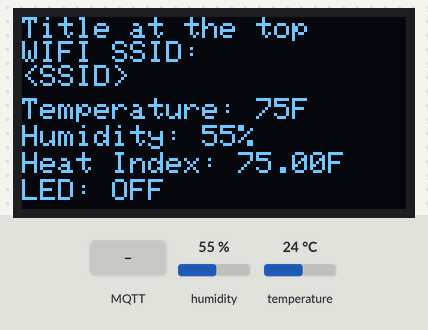
This sketch was run on a simulated ESP8266 (Wemos D1 mini). Parts: 128×64 one-colour display. Inputs (shaded band) come from the test bench; at power-on: humidity 55 %, temperature 24 °C. WiFi joins after 1.5 s; servers stay silent unless stated; no MQTT or app messages arrive unless stated; what the sketch prints to the serial monitor is not drawn.

Above: at 4.3 s.
4.4 s: MQTT message "1" arrives on the first subscribed topic
At 5.7 s:
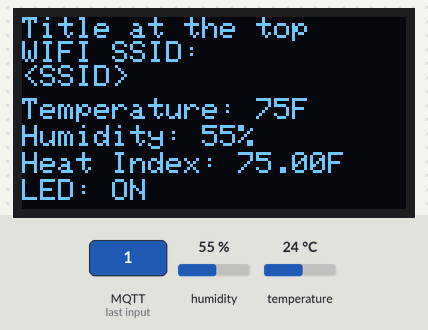
6.8 s: humidity set to 22 %
At 8.5 s:
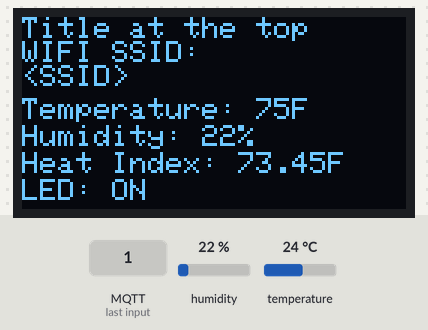
8.8 s: temperature set to 12 °C
At 10.0 s:
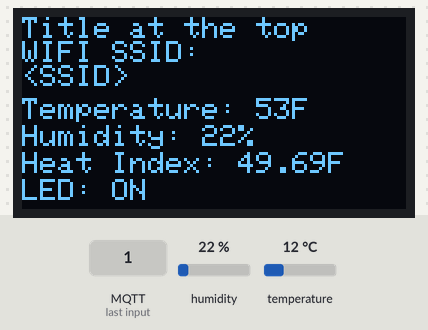
10.8 s: MQTT message "OK" arrives on the first subscribed topic
At 11.6 s:
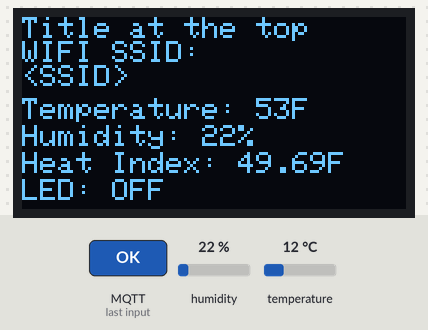
12.8 s: humidity set to 40 %
At 14.4 s:
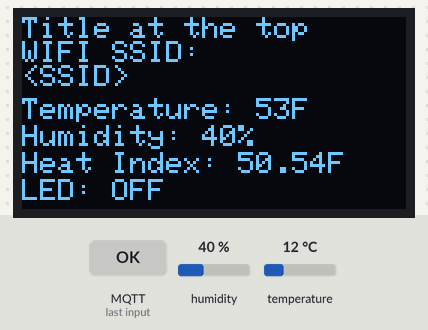
14.8 s: temperature set to 19 °C
At 15.9 s:
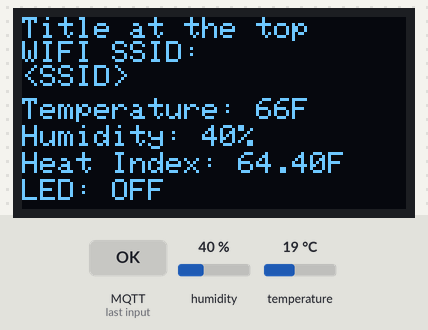
Timing chart, 0 to 17.8 s (numbered marks = the images above; inputs shaded):
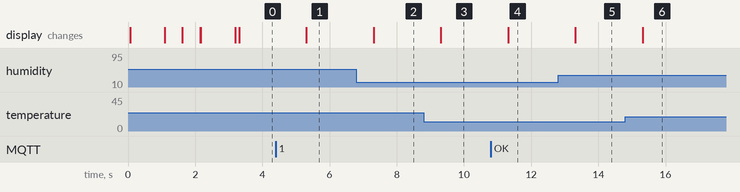

Measured:
- after the input at 4.4 s, the display: changes after 0.91 s (image 1)
- after the input at 6.8 s, the display: changes after 0.51 s (image 2)
- after the input at 8.8 s, the display: changes after 0.51 s (image 3)
- after the input at 10.8 s, the display: changes after 0.52 s (image 4)
- after the input at 12.8 s, the display: changes after 0.52 s (image 5)
- after the input at 14.8 s, the display: changes after 0.52 s (image 6)

The sketch:

Castlemakers_WeMos_Temp_Demo.ino
```cpp
/*
 IoT / MQTT Test
 */

// Include needed libraries
#include <ESP8266WiFi.h>
#include <PubSubClient.h>
#include <DHTesp.h>
#include <Adafruit_GFX.h>
#include "Adafruit_SSD1306.h" // local version customized to 128x64 screen

// Define Pins by name
// Expects SDA on D2 and SCL on D1
#define DHTPin D4

// Define WIFI Setup
const char* ssid = "<SSID>"; // Change this to the SSID of the WIFI network you'll connect to
const char* password = "<PASSWORD>"; // Change this to your WIFI password
const char* mqtt_server = "broker.hivemq.com"; // Change this to the MQTT Server you'll be using

#define MQTT_TOPIC_PREFIX "castlemakers/demo/"
#define MQTT_LED_SWITCH   MQTT_TOPIC_PREFIX "LEDSwitch"
#define MQTT_LED_STATUS   MQTT_TOPIC_PREFIX "LEDStatus"
#define MQTT_TEMPERATURE  MQTT_TOPIC_PREFIX "TempReading"
#define MQTT_HUMIDITY     MQTT_TOPIC_PREFIX "HumidityReading"
#define MQTT_HEATINDEX    MQTT_TOPIC_PREFIX "HeatIndex"

// Initialize Display
Adafruit_SSD1306 display(0);

// Initialize DHT Sensor
DHTesp dht;

// Initialize MQTT Client
WiFiClient espClient;
PubSubClient client(espClient);

// Define Variables
long lastMsg = 0;
char ledStatus = '0'; // Stored value of Builtin LED status
int value = 0;

// Main setup function
void setup() {
  // Set pin Modes
  pinMode(BUILTIN_LED, OUTPUT);
  pinMode(DHTPin, INPUT);

  // Initialize Serial Port
  Serial.begin(115200);

  // Initialize display
  display.begin();
  display.clearDisplay();
  display.setTextWrap(true);
  display.setTextSize(1);
  display.setTextColor(WHITE);

  // Call WIFI Setup Function
  setup_wifi();

  // Setup DHT
  dht.setup(DHTPin);

  // Set MQTT Server
  client.setServer(mqtt_server, 1883);
  client.setCallback(callback);

  // Set initial state of pins
  digitalWrite(BUILTIN_LED, HIGH);

  // Set a delay
  delay(1000);
}

// Function to setup WIFI
void setup_wifi() {
  delay(10);
  Serial.println();
  Serial.print("Connecting to ");
  Serial.println(ssid);

  display.clearDisplay();
  display.setCursor(0, 0);
  display.print("Connecting to: ");
  display.print(ssid);
  display.display();

  delay(500);

  WiFi.begin(ssid, password);
  while (WiFi.status() != WL_CONNECTED) {
    delay(500);
    Serial.print(".");
    display.print(".");
    display.display();
  }

  // Debug information sent to serial monitor
  Serial.println("");
  Serial.println("WiFi connected");
  Serial.println("IP address: ");
  Serial.println(WiFi.localIP());

  // Debug information sent to display
  display.println("");
  display.println("WiFi connected");
  display.println("IP address: ");
  display.println(WiFi.localIP());
  display.display();
}

// This is the function that reads the MQTT message when triggered by the client.loop
void callback(char* topic, byte* payload, unsigned int length) {
  // This terminates the payload array with a null - otherwise you get leftover trash
  payload[length] = '\0';

  // Debug information that prints to the serial monitor
  Serial.print("Message arrived [");
  Serial.print(topic);
  Serial.print("] ");
  Serial.println();

  // Switch on the LED if a 1 was received
  if (strcmp(topic, MQTT_LED_SWITCH) == 0) {
    if (strcmp((char*) payload, "1") == 0) {
      digitalWrite(BUILTIN_LED, LOW);
      ledStatus = '1';
    } else {
      digitalWrite(BUILTIN_LED, HIGH);
      ledStatus = '0';
    }
  }
}

//If MQTT client loses connection, reconnect
void reconnect() {
  // Loop until we're reconnected
  while (!client.connected()) {
    Serial.print("Attempting MQTT connection...");
    display.print("Attempting MQTT connection...");
    display.display();

    // Attempt to connect
    if (client.connect("ESPSensor")) {
      Serial.println("connected");
      display.println("connected");
      display.display();
      // Once connected, publish...
      client.publish(MQTT_LED_STATUS,
          String(ledStatus).c_str());
      // ... and resubscribe
      client.subscribe(MQTT_LED_SWITCH);
    } else {
      Serial.print("failed, rc=");
      Serial.print(client.state());
      Serial.println(" try again in 5 seconds");

      display.print("failed, rc=");
      display.print(client.state());
      display.println(" try again in 5 seconds");
      display.display();
      // Wait 5 seconds before retrying
      delay(5000);
    }
  }
}

void loop() {
  // Check if MQTT client is still connected
  if (!client.connected()) {
    reconnect();
  }

  // Run the client loop that checks for MQTT messages
  client.loop();

  // Clear the display to re-write values
  display.clearDisplay();

  long rightnow = millis();

  // Set Cursor and first line on display
  display.setCursor(0, 0);
  display.println("Title at the top"); // Change this to a title for the top of the display
  display.println("WIFI SSID: ");
  display.println(ssid);

  if (rightnow - lastMsg > 2000) {
    // Publish LED Status and put it on the second line of the display
    if (ledStatus == '1') {
      client.publish(MQTT_LED_STATUS, "1");
      display.setCursor(0, 54);
      display.print("LED: ON");
    } else {
      client.publish(MQTT_LED_STATUS, "0");
      display.setCursor(0, 54);
      display.print("LED: OFF");
    }

    // Publish and display Temp/Humidity/HeatIndex
    float humidity = dht.getHumidity();
    float temperatureC = dht.getTemperature();
    float temperatureF = dht.toFahrenheit(temperatureC);
    float heatIndexC = dht.computeHeatIndex(temperatureC, humidity, false);
    float heatIndexF = dht.computeHeatIndex(temperatureF, humidity, true);

    if (dht.getStatusString() == "OK") {
      Serial.print(dht.getStatusString());
      Serial.print("\t");
      Serial.print(humidity, 1);
      Serial.print("\t\t");
      Serial.print(temperatureC, 1);
      Serial.print("\t\t");
      Serial.print(temperatureF, 1);
      Serial.print("\t\t");
      Serial.print(heatIndexC, 1);
      Serial.print("\t\t");
      Serial.println(heatIndexF, 1);

      int pTemp = (int) temperatureF;
      int pHumidity = (int) humidity;

      client.publish(MQTT_TEMPERATURE, String(pTemp).c_str());

      display.setCursor(0, 27);
      display.print("Temperature: ");
      display.print(pTemp);
      display.print("F");

      client.publish(MQTT_HUMIDITY, String(pHumidity).c_str());

      display.setCursor(0, 36);
      display.print("Humidity: ");
      display.print(pHumidity);
      display.print("%");

      client.publish(MQTT_HEATINDEX, String(heatIndexF).c_str());

      display.setCursor(0,45);
      display.print("Heat Index: ");
      display.print(heatIndexF);
      display.print("F");

      display.display();
    }
    lastMsg = rightnow;
  }
}
```
